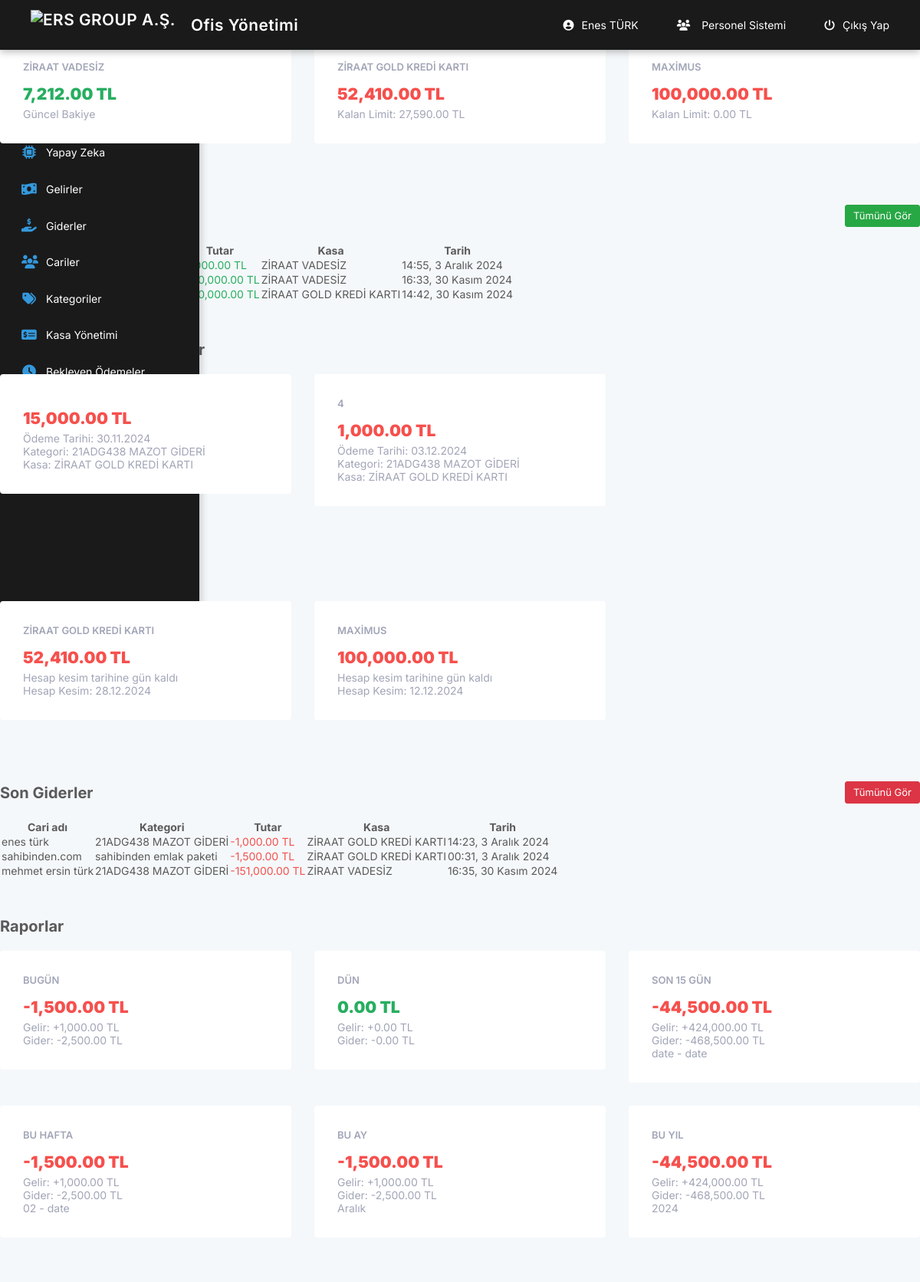
The app's page /muhasebe/main.php (signed in) with its own data.
### tables this page shows
CREATE TABLE `users` (
  `id` int(11) NOT NULL,
  `fullname` text NOT NULL,
  `phone` text NOT NULL,
  `email` text NOT NULL,
  `password` text NOT NULL,
  `uniqid` text NOT NULL,
  `status` tinyint(1) NOT NULL
);

CREATE TABLE `safes` (
  `id` int(11) NOT NULL,
  `u_id` int(11) NOT NULL,
  `title` varchar(255) NOT NULL,
  `type` varchar(20) NOT NULL,
  `balance` decimal(10,2) DEFAULT 0.00,
  `credit_limit` decimal(10,2) DEFAULT 0.00,
  `description` text DEFAULT NULL,
  `status` tinyint(1) DEFAULT 1,
  `created_at` datetime DEFAULT current_timestamp(),
  `statement_day` int(11) DEFAULT NULL,
  `due_day` int(11) DEFAULT NULL,
  `bank_name` varchar(255) DEFAULT NULL
);

CREATE TABLE `finances` (
  `id` int(11) NOT NULL,
  `u_id` int(11) NOT NULL,
  `customer_id` int(11) NOT NULL,
  `category_id` int(11) NOT NULL,
  `method_id` int(11) NOT NULL,
  `price` decimal(10,2) NOT NULL,
  `event_type` int(11) NOT NULL,
  `description` text DEFAULT NULL,
  `adddate` datetime NOT NULL DEFAULT current_timestamp(),
  `is_recurring` tinyint(1) DEFAULT 0,
  `recurring_start_date` date DEFAULT NULL,
  `recurring_months` int(11) DEFAULT NULL,
  `parent_recurring_id` int(11) DEFAULT NULL,
  `recurring_count` int(11) DEFAULT NULL,
  `safe_id` int(11) DEFAULT NULL,
  `payment_source_type` varchar(20) DEFAULT NULL,
  `payment_source_id` int(11) DEFAULT NULL,
  `payment_status` tinyint(1) DEFAULT NULL,
  `transaction_id` int(11) DEFAULT NULL,
  `ai_categorized` tinyint(1) DEFAULT 0,
  `ai_confidence` decimal(5,2) DEFAULT 0.00,
  `ai_matched_keywords` text DEFAULT NULL,
  `ai_suggested_categories` text DEFAULT NULL,
  `ai_analysis_data` longtext DEFAULT NULL
);

CREATE TABLE `categories` (
  `id` int(11) NOT NULL,
  `title` text NOT NULL,
  `type` enum('income','expense') NOT NULL DEFAULT 'expense'
);

CREATE TABLE `customers` (
  `id` int(11) NOT NULL,
  `title` text NOT NULL,
  `phone` text DEFAULT NULL,
  `email` text DEFAULT NULL,
  `tax_no` text DEFAULT NULL,
  `tax_office` text DEFAULT NULL,
  `address` text DEFAULT NULL,
  `status` tinyint(1) NOT NULL
);

### muhasebe/main.php (the view, shortened to what the rows shown need)
<?php require('_class/config.php'); require('session.php');  ?>
<!DOCTYPE html>
<html>
      <head>
            <?php require('_inc/head.php'); ?>
      </head>
      <body>
            <?php require('_inc/header.php'); ?>
            <section class="content">
                <div class="widget">
                    <div class="title">
                        <div class="left"><h1>Kasa Durumları</h1></div>
                    </div>
                    <div class="row">
                        <?php
                        $safes = $pia->query("SELECT * FROM safes WHERE u_id = $admin->id AND status = 1");
                        foreach($safes as $safe){
                        ?>
                        <div class="col-md-4 col-sm-4 col-xs-12">
                            <div class="card">
                                <div class="card-title"><?=$safe->title;?></div>
                                <div class="card-body">
                                    <?php if($safe->type == 'credit_card'):
                                        $used_amount = $safe->credit_limit - $safe->balance;
                                    ?>
                                        <strong class="price text-danger">
                                            <?=number_format($used_amount, 2);?> TL
                                        </strong>
                                        <span class="date">Kalan Limit: <?=number_format($safe->balance, 2);?> TL</span>
                                    <?php else: ?>
                                        <strong class="price text-success">
                                            <?=number_format($safe->balance, 2);?> TL
                                        </strong>
                                        <span class="date">Güncel Bakiye</span>
                                    <?php endif; ?>
                                </div>
                            </div>
                        </div>
                        <?php } ?>
                    </div>
                </div>
                <div class="widget">
                    <div class="title">
                        <div class="left"><h1>Son Gelirler</h1></div>
                    </div>
                    <table class="table" data-ordering="false" data-paging="false" data-searching="false" data-info="false">
                        <thead>
                            <tr>
                                <th>Cari adı</th>
                                <th>Kategori</th>
                                <th>Tutar</th>
                                <th>Kasa</th>
                                <th>Tarih</th>
                            </tr>
                        </thead>
                        <tbody>
                            <?php
                            $list = $pia->query("SELECT f.*, c.title as customer_name,
                                cat.title as category_name, s.title as safe_name
                                FROM finances f
                                LEFT JOIN customers c ON f.customer_id = c.id
                                LEFT JOIN categories cat ON f.category_id = cat.id
                                LEFT JOIN safes s ON f.safe_id = s.id
                                WHERE f.event_type = 1 AND f.u_id = $admin->id
                                ORDER BY f.adddate DESC LIMIT 3");
                            foreach($list as $item){
                            ?>
                            <tr>
                                <td><?=$item->customer_name;?></td>
                                <td><?=$item->category_name;?></td>
                                <td class="text-success">+<?=number_format($item->price, 2);?> TL</td>
                                <td><?=$item->safe_name;?></td>
                                <td><?=$pia->time_tr($item->adddate);?></td>
                            </tr>
                            <?php } ?>
                        </tbody>
                    </table>
                </div>
<div class="widget">
    <div class="title">
        <div class="left"><h1>Yaklaşan Tekrarlı Ödemeler</h1></div>
    </div>
    <div class="row">
        <?php
        $recurring_payments = $pia->query("
            SELECT f.*, c.title as customer_name, cat.title as category_name, s.title as safe_name
            FROM finances f
            LEFT JOIN customers c ON f.customer_id = c.id
            LEFT JOIN categories cat ON f.category_id = cat.id
            LEFT JOIN safes s ON f.safe_id = s.id
            WHERE f.u_id = $admin->id
            AND f.is_recurring = 1
            AND f.recurring_start_date <= DATE_ADD(NOW(), INTERVAL 7 DAY)
            ORDER BY f.recurring_start_date ASC
            LIMIT 5
        ");
        if($recurring_payments) {
            foreach($recurring_payments as $payment) {
                ?>
                <div class="col-md-4 col-sm-4 col-xs-12">
                    <div class="card">
                        <div class="card-title"><?=$payment->description?></div>
                        <div class="card-body">
                            <strong class="price text-danger">
                                <?=number_format($payment->price, 2)?> TL
                            </strong>
                            <span class="date">
                                Ödeme Tarihi: <?=date('d.m.Y', strtotime($payment->recurring_start_date))?><br>
                                Kategori: <?=$payment->category_name?><br>
                                Kasa: <?=$payment->safe_name?>
                            </span>
                        </div>
                    </div>
                </div>
                <?php
            }
        }
        ?>
    </div>
</div>
<div class="widget">
    <div class="title">
        <div class="left"><h1>Kredi Kartı Bildirimleri</h1></div>
    </div>
    <div class="row">
        <?php
        $credit_cards = $pia->query("
            SELECT *,
                   DATEDIFF(
                       DATE_ADD(
                           DATE_FORMAT(NOW(), '%Y-%m-' || LPAD(statement_day, 2, '0')),
                           INTERVAL CASE
                               WHEN DAY(NOW()) > statement_day
                               THEN 1
                               ELSE 0
                           END MONTH
                       ),
                       NOW()
                   ) as days_to_statement,
                   DATEDIFF(
                       DATE_ADD(
                           DATE_FORMAT(NOW(), '%Y-%m-' || LPAD(due_day, 2, '0')),
                           INTERVAL CASE
                               WHEN DAY(NOW()) > due_day
                               THEN 1
                               ELSE 0
                           END MONTH
                       ),
                       NOW()
                   ) as days_to_due
            FROM safes
            WHERE u_id = $admin->id
            AND type = 'credit_card'
            AND status = 1
        ");
        if($credit_cards) {
            foreach($credit_cards as $card) {
                $used_amount = $card->credit_limit - $card->balance;
                $statement_date = date('Y-m-d', strtotime(date('Y-m-') . $card->statement_day));
                $due_date = date('Y-m-d', strtotime(date('Y-m-') . $card->due_day));
                if(date('d') > $card->due_day) {
                    $due_date = date('Y-m-d', strtotime($due_date . ' +1 month'));
                }
                if($used_amount > 0) {
                    ?>
                    <div class="col-md-4 col-sm-4 col-xs-12">
                        <div class="card">
                            <div class="card-title"><?=$card->title?></div>
                            <div class="card-body">
                                <strong class="price text-danger">
                                    <?=number_format($used_amount, 2)?> TL
                                </strong>
                                <span class="date">
                                    <?php
                                    if($card->days_to_statement <= 5 && $card->days_to_statement >= 0) {
                                        echo "Hesap kesim tarihine {$card->days_to_statement} gün kaldı<br>";
                                        echo "Hesap Kesim: " . date('d.m.Y', strtotime($statement_date));
                                    }
                                    elseif($card->days_to_statement < 0 && $card->days_to_due >= 0) {
                                        echo "Son ödeme tarihine {$card->days_to_due} gün kaldı<br>";
                                        echo "Son Ödeme: " . date('d.m.Y', strtotime($due_date));
                                    }
                                    elseif($card->days_to_due < 0) {
                                        echo "<span class='text-danger'>Son ödeme tarihi " . abs($card->days_to_due) . " gün geçti!</span><br>";
                                        echo "Son Ödeme: " . date('d.m.Y', strtotime($due_date));
                                    }
                                    ?>
                                </span>
                            </div>
                        </div>
                    </div>
                    <?php
                }
            }
        }
            ?>
    </div>
</div>
                <div class="widget">
                    <div class="title">
                        <div class="left"><h1>Son Giderler</h1></div>
                    </div>
                    <table class="table" data-ordering="false" data-paging="false" data-searching="false" data-info="false">
                        <thead>
                            <tr>
                                <th>Cari adı</th>
                                <th>Kategori</th>
                                <th>Tutar</th>
                                <th>Kasa</th>
                                <th>Tarih</th>
                            </tr>
                        </thead>
                        <tbody>
                            <?php
                            $list = $pia->query("SELECT f.*, c.title as customer_name,
                                cat.title as category_name, s.title as safe_name
                                FROM finances f
                                LEFT JOIN customers c ON f.customer_id = c.id
                                LEFT JOIN categories cat ON f.category_id = cat.id
                                LEFT JOIN safes s ON f.safe_id = s.id
                                WHERE f.event_type = 0 AND f.u_id = $admin->id
                                ORDER BY f.adddate DESC LIMIT 3");
                            foreach($list as $item){
                            ?>
                            <tr>
                                <td><?=$item->customer_name;?></td>
                                <td><?=$item->category_name;?></td>
                                <td class="text-danger">-<?=number_format($item->price, 2);?> TL</td>
                                <td><?=$item->safe_name;?></td>
                                <td><?=$pia->time_tr($item->adddate);?></td>
                            </tr>
                            <?php } ?>
                        </tbody>
                    </table>
                </div>
                <div class="widget">
                    <div class="title">
                        <div class="left"><h1>Raporlar</h1></div>
                    </div>
                </div>
            </section>
      </body>
</html>

### muhasebe/_inc/header.php (shortened to what the rows shown need)
<header class="header">
    <div class="header-right">
        <a href="users.php?edit=<?=$admin->id;?>" class="user-link">
            <i class="fas fa-user-circle"></i> <?=$admin->fullname;?>
        </a>
        <a href="../personel/" class="personnel-link">
            <i class="fas fa-users"></i> Personel Sistemi
        </a>
        <a href="logout.php" class="logout-link">
            <i class="fas fa-power-off"></i> Çıkış Yap
        </a>
    </div>
</header>

### records on screen
users: fullname "Enes TÜRK"
safes: title "ZİRAAT VADESİZ", balance "7,212.00"
safes: title "ZİRAAT GOLD KREDİ KARTI", used_amount "52,410.00", balance "27,590.00", statement_day "28.12.2024"
safes: title "MAXİMUS", used_amount "100,000.00", balance "0.00", statement_day "12.12.2024"
finances: price "1,000.00", safe.title "ZİRAAT VADESİZ", adddate "14:55, 3 Aralık 2024"
finances: price "150,000.00", safe.title "ZİRAAT VADESİZ", adddate "16:33, 30 Kasım 2024"
finances: price "150,000.00", safe.title "ZİRAAT GOLD KREDİ KARTI", adddate "14:42, 30 Kasım 2024"
finances: price "15,000.00", recurring_start_date "30.11.2024", category.title "21ADG438 MAZOT GİDERİ", safe.title "ZİRAAT GOLD KREDİ KARTI"
finances: description "4", price "1,000.00", recurring_start_date "03.12.2024", category.title "21ADG438 MAZOT GİDERİ", safe.title "ZİRAAT GOLD KREDİ KARTI", customer.title "enes türk", adddate "14:23, 3 Aralık 2024"
finances: customer.title "sahibinden.com", category.title "sahibinden emlak paketi", price "1,500.00", safe.title "ZİRAAT GOLD KREDİ KARTI", adddate "00:31, 3 Aralık 2024"
finances: customer.title "mehmet ersin türk", category.title "21ADG438 MAZOT GİDERİ", price "151,000.00", safe.title "ZİRAAT VADESİZ", adddate "16:35, 30 Kasım 2024"

### other values on screen
$today_total "-1,500.00"
$today_income "1,000.00"
$today_expense "2,500.00"
$yesterday_total "0.00"
$yesterday_income "0.00"
$yesterday_expense "0.00"
$last15_total "-44,500.00"
$last15_income "424,000.00"
$last15_expense "468,500.00"
$week_total "-1,500.00"
$week_income "1,000.00"
$week_expense "2,500.00"
$month_total "-1,500.00"
$month_income "1,000.00"
$month_expense "2,500.00"
